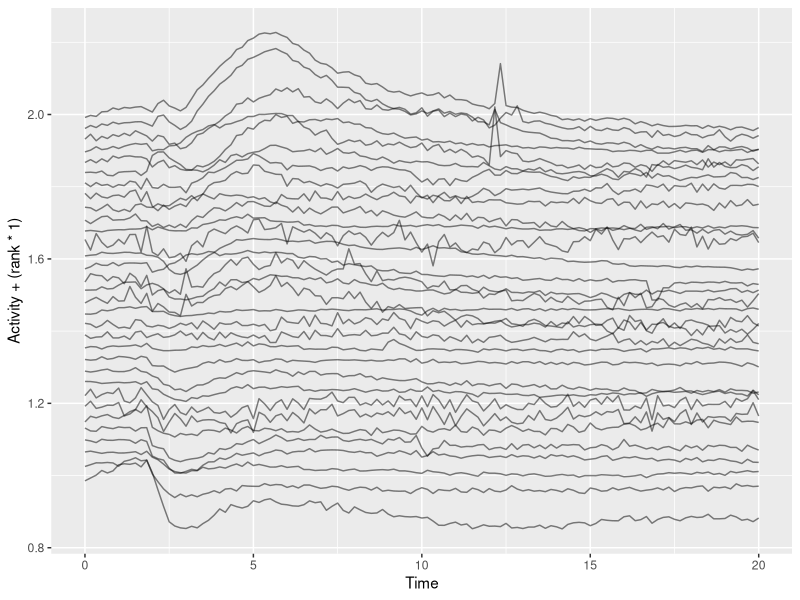
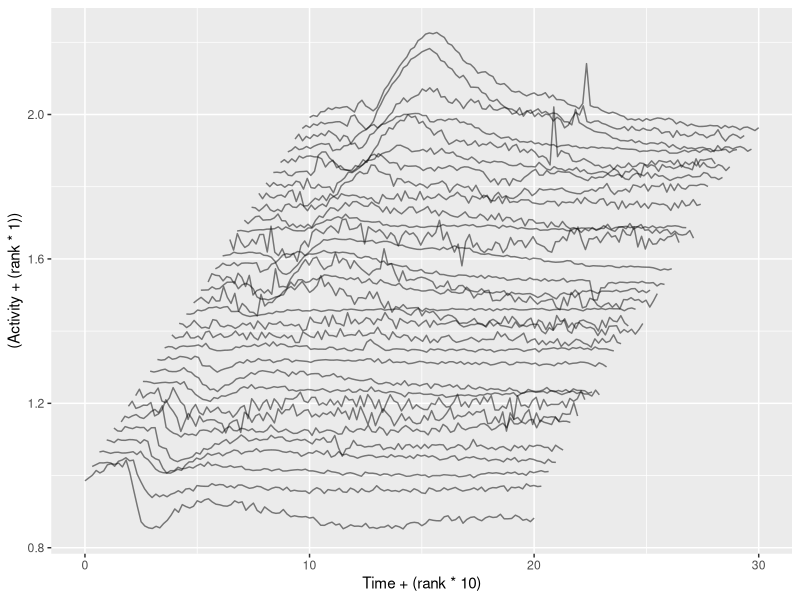
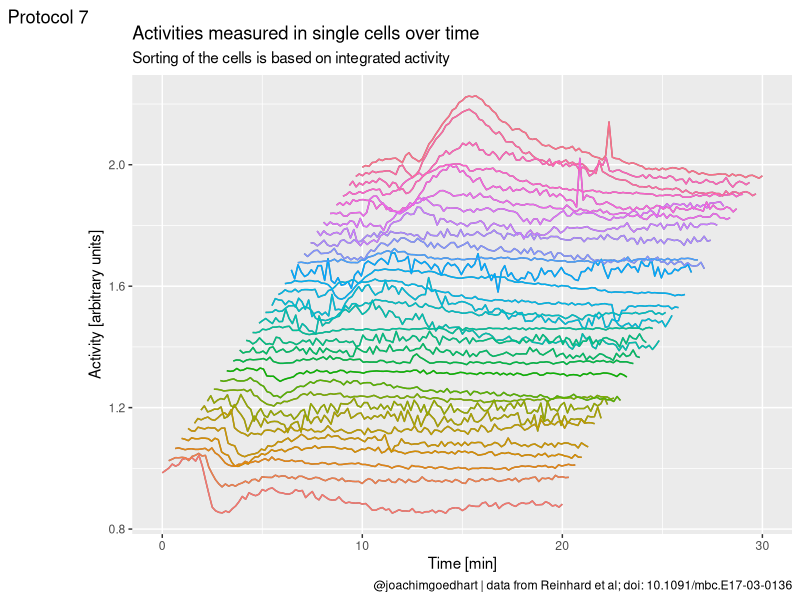
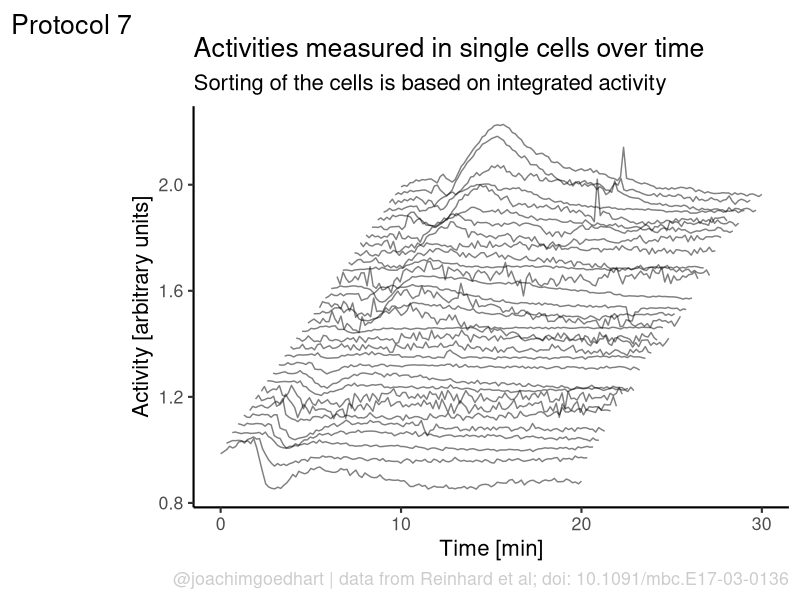
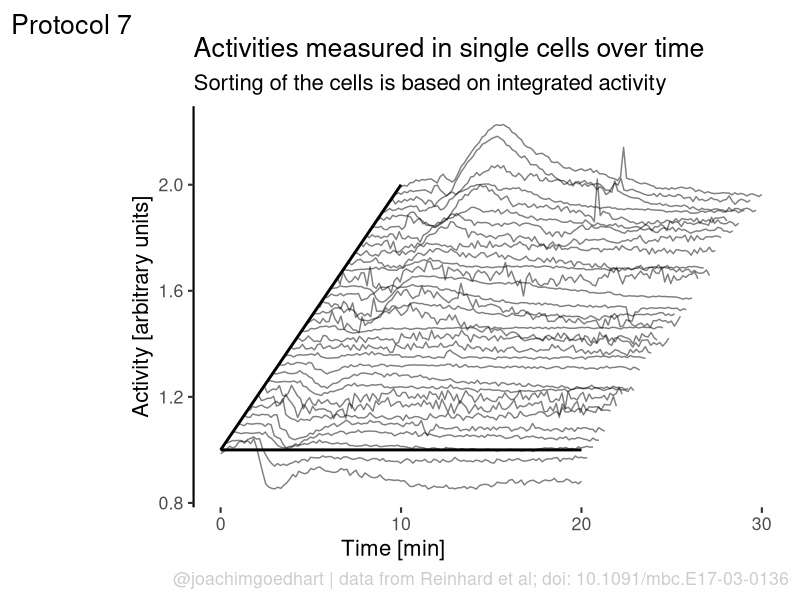
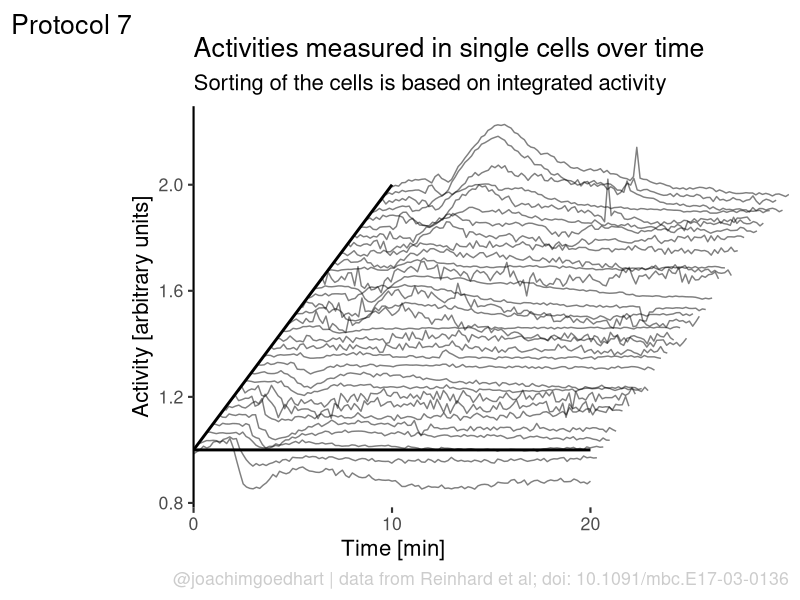
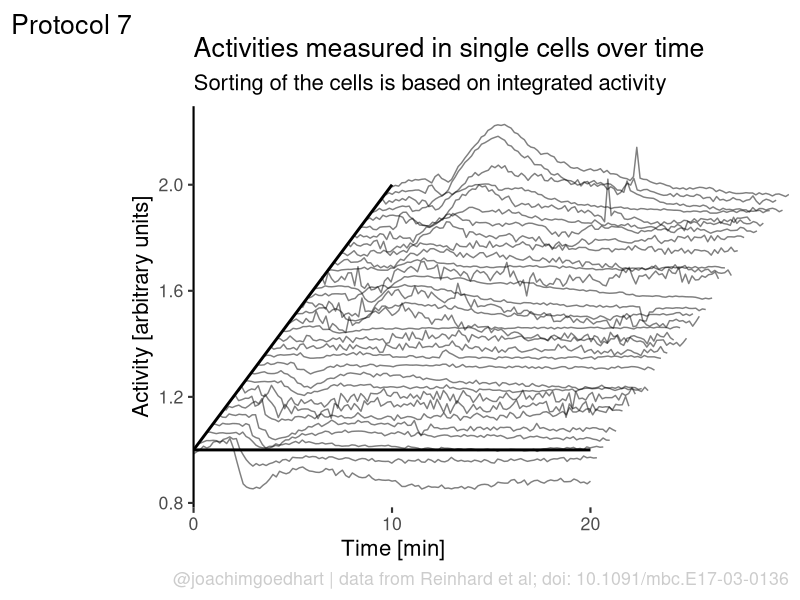

The R source for these figures, in order:
## ---- chunk 1
require(tidyverse)
df1 <- read.csv("Rac_S1P.csv")
head(df1)
## ---- chunk 2
df_tidy <- pivot_longer(df1, cols = -c(Time), names_to = "Cell", values_to = "Activity")
head(df_tidy)
## ---- chunk 3
df_rank <- df_tidy %>% group_by(Cell) %>% filter(Time>=2 & Time <=10) %>% summarise(amplitude=sum(Activity)) %>% mutate(rank=percent_rank(amplitude))
head(df_rank)
## ---- chunk 4
df_7 <- as.data.frame(full_join(df_tidy, df_rank,by="Cell"))
## ---- chunk 5
df_7 %>% write.csv("protocol_7.csv", row.names=FALSE)
## ---- chunk 6
ggplot(df_7, aes(x=Time, y=Activity+(rank*1), group=Cell, height = rank)) + geom_line(alpha=0.5, size=0.5)
## ---- chunk 7
p <- ggplot(df_7, aes(x=Time+(rank*10), y=(Activity+(rank*1)), group=Cell)) + geom_line(alpha=0.5, size=0.5)
p
## ---- chunk 8
p <-
  p + labs(
    title = "Activities measured in single cells over time",
    subtitle = "Sorting of the cells is based on integrated activity",
    x = "Time [min]",
    y = "Activity [arbitrary units]",
    caption = "@joachimgoedhart | data from Reinhard et al; doi: 10.1091/mbc.E17-03-0136",
    tag = "Protocol 7"
  )
## ---- chunk 9
p + geom_line(aes(color=as.factor(rank))) +
  theme(legend.position = "none")
## ---- chunk 10
p <- p + theme_classic(base_size = 16)
p <- p + theme(panel.grid.major = element_blank(),
               plot.caption = element_text(color = "grey80"),
           panel.grid.minor = element_blank(),
           NULL)
p
## ---- chunk 11
p <- p + annotate(geom = "segment", x=0,y=1,xend=10,yend=2, size=1)
## ---- chunk 12
p <- p + theme(axis.line.x = element_blank(),
               axis.title.x = element_text(hjust = 0.3)
               ) +
  annotate(geom = "segment", x=0,y=1,xend=20,yend=1, size=1)
p
## ---- chunk 13
p <- p + scale_x_continuous(breaks = c(0,10,20), expand = c(0, 0))
p
## ---- chunk 14
 png(file=paste0("Protocol_7.png"), width = 4000, height = 3000, units = "px", res = 400)
   p
 dev.off()
